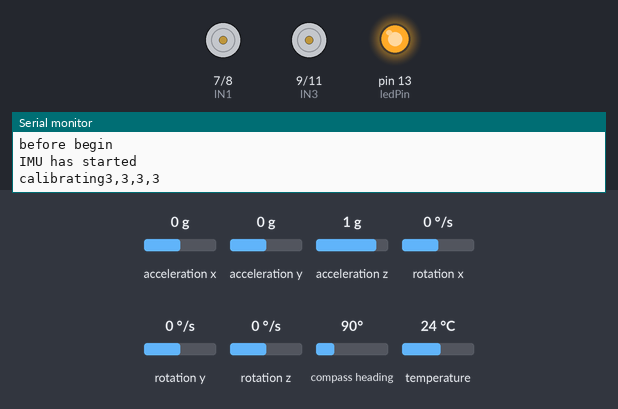
Bench run of a sketch on a simulated Arduino Uno, built with avr-gcc and run on an emulated ATmega328P. Shown: motor-driver pin pairs drawn as motors (green arrow = first pin HIGH = forward, orange = second pin HIGH = backward, longer = more drive, scaled by the enable pin), output pins drawn as LEDs (lit = HIGH), the last lines printed to the serial monitor. The test bench sets the inputs (shaded band); at power-on: rotation z 0 °/s, acceleration x 0 g, acceleration y 0 g, acceleration z 1 g, rotation x 0 °/s, rotation y 0 °/s, compass heading 90°, temperature 24 °C.

Above: at 2.2 s.
2.3 s: rotation z set to 7 °/s
At 4.5 s:
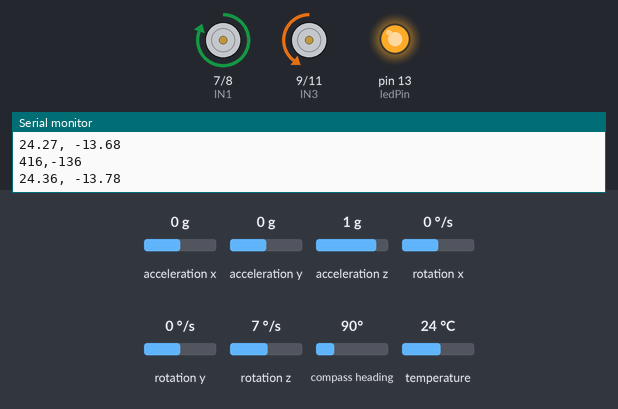
4.8 s: rotation z set to -192 °/s
7.8 s: rotation z set to 0 °/s
At 8.3 s:
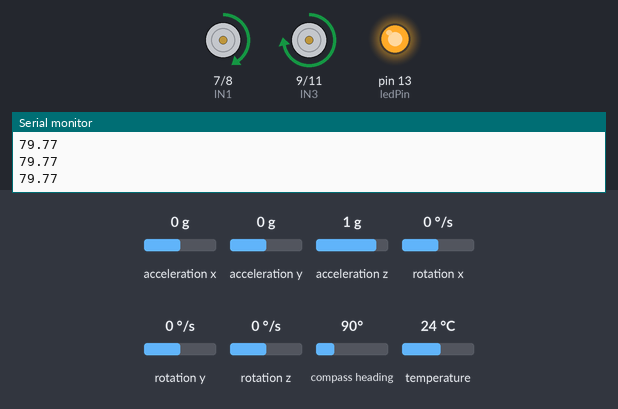
9.3 s: rotation z set to -100 °/s
At 10.7 s:
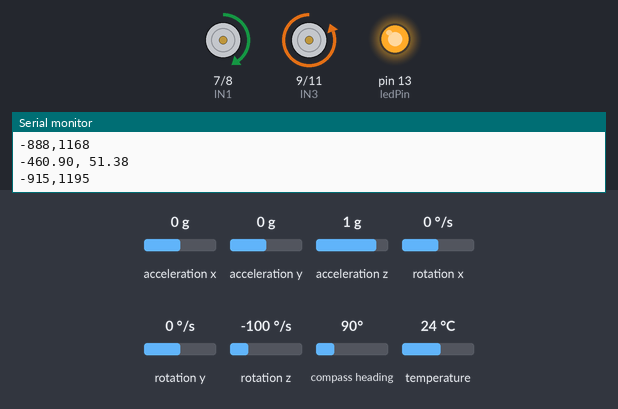
Timing chart, 0 to 12.3 s (numbered marks = the images above; inputs shaded):
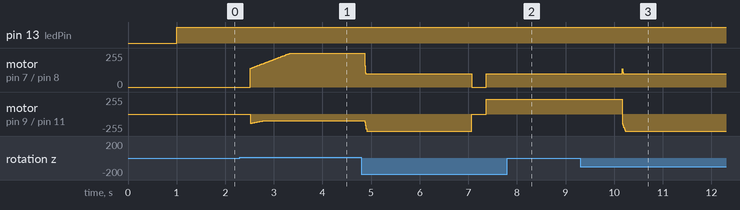

The sketch:

Gyro_Yaw_Control.ino
```cpp
/*
 * Version 0.3
 *
 * 0.3 Changes
 * Change from using millis to micros. Lower the samplerate delay from 100 milliseconds to 10 milliseconds. This will give us 100hZ sample rate instead of 10hZ sample.
 *
 * Attempt to control the yaw with the gyro. Quaternions are a problem because they use the magnetometers.
 * When the motors turn on the magnetometers report bad values and the yaw angle becomes unusable
 * Pretty good results. a bit of overshoot and undershoot. tweaking kp and ki should result in straighter driving.
 *
 * Turning doesn't work properly for 180 degree turns. Had to fudge the turning to get 180s. This will need some work in the future.
 * Maybe a check of the magnetic azimuth with the motors turned off after a turn is done. then a tweak to get the proper rotation.
 */


// Setup for IMU
#include <Wire.h>
#include <Adafruit_Sensor.h>
#include <Adafruit_BNO055.h>
#include <utility/imumaths.h>
#include <math.h>


//ultrasonic declarations
#define frontTriggerPin 2
#define frontEchoPin 4
#define maxDistance 400
#define iterations 5

//Motor Control declaration
#define ENA 5
#define ENB 6
#define IN1 7
#define IN2 8
#define IN3 9
#define IN4 11
#define ledPin 13 //used to check calibration of IMU. LEd will light when system and accel calibration is good.

// Initialize IMU
#define BNO055_SAMPLERATE_DELAY_MS (10)
Adafruit_BNO055 myIMU = Adafruit_BNO055();

float rollActual;
float pitchActual;
float yawActual = 0; //Yaw angle gets larger when car rotates counterclockwise from above.
float yawTarget;
float wz; // z axis gyro reading

float d=1;
int degRot, left, right, wv, rv;
float v, dt;
unsigned long microsOld, timerStart, calTimerStart;
float frontDuration, frontObsDistance;
bool calibrated = 0;


void setup() {
  // put your setup code here, to run once:
Serial.begin(115200);
Serial.println("before begin");
myIMU.begin();
Serial.println("IMU has started");
delay(1000);
int8_t temp = myIMU.getTemp();


pinMode(ENA,OUTPUT);
pinMode(ENB,OUTPUT);
pinMode(IN1,OUTPUT);
pinMode(IN2,OUTPUT);
pinMode(IN3,OUTPUT);
pinMode(IN4,OUTPUT);
digitalWrite(ENA,HIGH);
digitalWrite(ENB,HIGH);
pinMode(ledPin, OUTPUT);
digitalWrite(ledPin, LOW);

microsOld = micros();
}

void loop() {
  uint8_t system, gyro, accel, mg = 0;
  myIMU.getCalibration(&system, &gyro, &accel, &mg);
  if(accel!=3 | gyro!=3 | mg!=3 | system!=3){
    calibrated=0;
    digitalWrite(ledPin, LOW);
    delay(1500);
  }
  if(calibrated == 0){
    calibrate();
  }
  v = 1.1;
  wv = (v + 0.07213) / 0.00836129;
  left = wv;
  right = wv;
  setSpeed(left, right);
  imu::Vector<3> gyr =myIMU.getVector(Adafruit_BNO055::VECTOR_GYROSCOPE);
  dt = (micros() - microsOld) / 1000000.;
  microsOld = micros();
  wz = gyr.z();
  yawActual = yawActual + wz * dt;

  forward(5, v);
  delay(300);
  turnRight(180, wv);

  } // ENDING BRACE for loop()


// Begin Function Declarations
void setSpeed(int leftVal,int rightVal){
  if(leftVal > 255){
    leftVal = 255;
  }
    if(leftVal < 100){
    leftVal = 100;
  }
  if(rightVal > 255){
    rightVal = 255;
  }
    if(rightVal < 100){
    rightVal = 100;
  }
  analogWrite(ENA,leftVal);
  analogWrite(ENB,rightVal);
  Serial.print(left);
  Serial.print(",");
  Serial.println(right);
}
void calibrate(){
  Serial.print("calibrating");
  uint8_t system, gyro, accel, mg = 0;
  while(!calibrated){
    myIMU.getCalibration(&system, &gyro, &accel, &mg);
    Serial.print(accel);
    Serial.print(",");
    Serial.print(gyro);
    Serial.print(",");
    Serial.print(mg);
    Serial.print(",");
    Serial.println(system);

    if(accel==3 && gyro==3 && mg==3 && system==3){
      calibrated=1;
      digitalWrite(ledPin, HIGH);
      delay(1500);
    }


    delay(BNO055_SAMPLERATE_DELAY_MS);
  }
}

void forward(float d, float v){
  yawTarget = yawActual;
  float t, yawError;
  float kp = 20, ki = 0.001, kd=0;
  float kCorrection;
  float yawErrorSum = 0;


  t=d/v*1000000; // time to run motors in microseconds to achieve desired distance.
  timerStart = micros();
  digitalWrite(IN1,HIGH);
  digitalWrite(IN2,LOW);
  digitalWrite(IN3,LOW);
  digitalWrite(IN4,HIGH);
  microsOld = micros();
  while((micros() - timerStart) < t){
    imu::Vector<3> gyr =myIMU.getVector(Adafruit_BNO055::VECTOR_GYROSCOPE);
    dt = (micros() - microsOld) / 1000000.;
    microsOld = micros();
    wz = gyr.z();
    yawActual = yawActual + wz * dt;
    yawError = yawTarget - yawActual;
    yawErrorSum += yawError;


    //drifting right, speed up right wheels.
    //drifting left, slow down right wheel.
    //wz is negative when rotating clockwise.
    //if wz is negative we need a positive derivative term...minus sign for kd*wz.

    right = wv + (kp*yawError + ki*yawErrorSum - kd * wz);
    left = wv - (kp*yawError + ki*yawErrorSum - kd*wz);

    setSpeed(left, right);
    delay(BNO055_SAMPLERATE_DELAY_MS);


    Serial.print(yawActual);
    Serial.print(", ");
    Serial.println(yawError);


}

  stopCar();
}


void backward(float d, float v){
  //Add forward control here but may need to change signs to get things to work in reverse.
float t;
digitalWrite(IN1,LOW);
digitalWrite(IN2,HIGH);
digitalWrite(IN3,HIGH);
digitalWrite(IN4,LOW);
t=d/v*1000;
delay(t);
stopCar();
}


void turnRight(float deg, int wv){
  float angleTurned = 0;
  float t, predictedTurn  = 0;
  //Set speed to 110 for turning. Then use wv to set back to whatever speed we were at prior to turning.
  setSpeed(100, 100);

  digitalWrite(IN1,HIGH);
  digitalWrite(IN2,LOW);
  digitalWrite(IN3,HIGH);
  digitalWrite(IN4,LOW);
  microsOld = micros();
  while(predictedTurn < deg){
    imu::Vector<3> gyr =myIMU.getVector(Adafruit_BNO055::VECTOR_GYROSCOPE);
    dt = (micros() - microsOld) / 1000000.;
    microsOld = micros();
    wz = gyr.z();
    angleTurned += -wz * dt; //adding negative values because turning right will give us negative omega for gyr.z()
    predictedTurn = angleTurned + 15; //- wz*(dt * 3.0);
    delay(BNO055_SAMPLERATE_DELAY_MS);
    Serial.println(angleTurned);

}

// t= (deg + 0.9) / 100.119 * 1000; calculation to get the desired angle of turn.
// Hoping to take this out and just use the gyro reading to determing how far we have turned.
//delay(t);
stopCar();

//reset speed
setSpeed(wv, wv);
}


void turnLeft(float deg, int wv){
  float t;
//set speed to 125 for turning.
setSpeed(125, 125);

digitalWrite(IN1,LOW);
digitalWrite(IN2,HIGH);
digitalWrite(IN3,LOW);
digitalWrite(IN4,HIGH);
t= (deg + 0.9) / 100.119 * 1000;
delay(t);
stopCar();
setSpeed(wv, wv);
}


void stopCar(){
digitalWrite(IN1,LOW);
digitalWrite(IN2,LOW);
digitalWrite(IN3,LOW);
digitalWrite(IN4,LOW);
}
```

Measured:
- after the input at 7.8 s, motor on pin 7 (IN1) / pin 8 (IN2): stays forward 100/255 (without the input it goes to forward 133/255 after 0.46 s); motor on pin 9 (IN3) / pin 11 (IN4): stays forward 221/255 (without the input it goes to backward 146/255 after 0.46 s)
- after the input at 9.3 s, motor on pin 7 (IN1) / pin 8 (IN2): forward 100/255 → forward 136/255 after 0.86 s, → forward 110/255 0.01 s later, → forward 100/255 0.01 s later; motor on pin 9 (IN3) / pin 11 (IN4): forward 221/255 → backward 255/255 after 0.86 s
